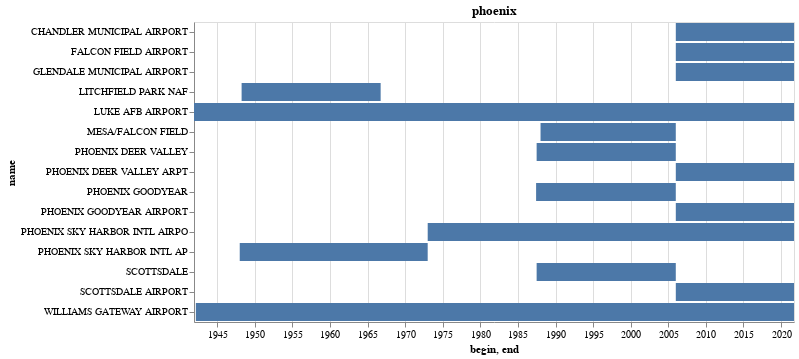

Notebook cell for this chart:
### Code cell
name = next(city_names)
subset = gsod.loc[gsod[f'{name}_close'] & gsod['duration_years'].ge(10), raw_cols]
alt.Chart(subset).mark_bar().encode(
    alt.X('begin:T'),
    alt.X2('end:T'),
    alt.Y('name:N')
).properties(
    title=name
).configure_view(
    #continuousHeight=200,
    continuousWidth=600,
)

### Figure 1 — Vega-Lite specification as saved in the notebook (floating-point values rounded to 4 significant figures)
{"config": {"view": {"continuousWidth": 600, "continuousHeight": 300}}, "data": {"name": "data-a749dc2d0671eb584e92c0b6b0bbb4a8"}, "mark": "bar", "encoding": {"x": {"field": "begin", "type": "temporal"}, "x2": {"field": "end"}, "y": {"field": "name", "type": "nominal"}}, "title": "phoenix", "$schema": "https://vega.github.io/schema/vega-lite/v4.17.0.json", "datasets": {"data-a749dc2d0671eb584e92c0b6b0bbb4a8": [{"usaf": "999999", "wban": 93105, "name": "LITCHFIELD PARK NAF", "country": "US", "state": "AZ", "call": null, "lat": 33.43, "lon": -112.4, "elev": 292.0, "begin": "1948-04-01T00:00:00", "end": "1966-09-29T00:00:00"}, {"usaf": "999999", "wban": 23183, "name": "PHOENIX SKY HARBOR INTL AP", "country": "US", "state": "AZ", "call": "KPHX", "lat": 33.43, "lon": -112.0, "elev": 337.4, "begin": "1948-01-01T00:00:00", "end": "1972-12-31T00:00:00"}, {"usaf": "722783", "wban": 99999, "name": "MESA/FALCON FIELD", "country": "US", "state": "AZ", "call": "KFFZ", "lat": 33.47, "lon": -111.7, "elev": 424.0, "begin": "1988-01-05T00:00:00", "end": "2005-12-31T00:00:00"}, {"usaf": "722784", "wban": 99999, "name": "PHOENIX DEER VALLEY", "country": "US", "state": "AZ", "call": "KDVT", "lat": 33.69, "lon": -112.1, "elev": 450.0, "begin": "1987-06-29T00:00:00", "end": "2005-12-31T00:00:00"}, {"usaf": "722788", "wban": 99999, "name": "PHOENIX GOODYEAR", "country": "US", "state": "AZ", "call": "KGYR", "lat": 33.42, "lon": -112.4, "elev": 295.0, "begin": "1987-06-03T00:00:00", "end": "2005-12-31T00:00:00"}, {"usaf": "722789", "wban": 99999, "name": "SCOTTSDALE", "country": "US", "state": "AZ", "call": "KSDL", "lat": 33.62, "lon": -111.9, "elev": 460.0, "begin": "1987-06-29T00:00:00", "end": "2005-12-31T00:00:00"}, {"usaf": "722749", "wban": 53128, "name": "CHANDLER MUNICIPAL AIRPORT", "country": "US", "state": "AZ", "call": "KCHD", "lat": 33.27, "lon": -111.8, "elev": 378.9, "begin": "2006-01-01T00:00:00", "end": "2021-09-21T00:00:00"}, {"usaf": "722780", "wban": 23183, "name": "PHOENIX SKY HARBOR INTL AIRPO", "country": "US", "state": "AZ", "call": "KPHX", "lat": 33.43, "lon": -112.0, "elev": 337.4, "begin": "1973-01-01T00:00:00", "end": "2021-09-21T00:00:00"}, {"usaf": "722783", "wban": 3185, "name": "FALCON FIELD AIRPORT", "country": "US", "state": "AZ", "call": "KFFZ", "lat": 33.47, "lon": -111.7, "elev": 420.6, "begin": "2006-01-01T00:00:00", "end": "2021-09-21T00:00:00"}, {"usaf": "722784", "wban": 3184, "name": "PHOENIX DEER VALLEY ARPT", "country": "US", "state": "AZ", "call": "KDVT", "lat": 33.69, "lon": -112.1, "elev": 443.5, "begin": "2006-01-01T00:00:00", "end": "2021-09-21T00:00:00"}, {"usaf": "722785", "wban": 23111, "name": "LUKE AFB AIRPORT", "country": "US", "state": "AZ", "call": "KLUF", "lat": 33.55, "lon": -112.4, "elev": 330.7, "begin": "1941-12-01T00:00:00", "end": "2021-09-21T00:00:00"}, {"usaf": "722786", "wban": 23104, "name": "WILLIAMS GATEWAY AIRPORT", "country": "US", "state": "AZ", "call": "KIWA", "lat": 33.3, "lon": -111.7, "elev": 421.2, "begin": "1942-03-01T00:00:00", "end": "2021-09-21T00:00:00"}, {"usaf": "722787", "wban": 53126, "name": "GLENDALE MUNICIPAL AIRPORT", "country": "US", "state": "AZ", "call": "KGEU", "lat": 33.53, "lon": -112.3, "elev": 324.9, "begin": "2006-01-01T00:00:00", "end": "2021-09-21T00:00:00"}, {"usaf": "722788", "wban": 3186, "name": "PHOENIX GOODYEAR AIRPORT", "country": "US", "state": "AZ", "call": "KGYR", "lat": 33.42, "lon": -112.4, "elev": 295.1, "begin": "2006-01-01T00:00:00", "end": "2021-09-21T00:00:00"}, {"usaf": "722789", "wban": 3192, "name": "SCOTTSDALE AIRPORT", "country": "US", "state": "AZ", "call": "KSDL", "lat": 33.62, "lon": -111.9, "elev": 449.0, "begin": "2006-01-01T00:00:00", "end": "2021-09-21T00:00:00"}]}}
